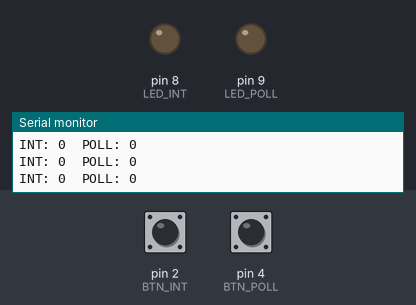
Recording of a sketch running on a simulated Arduino Uno, built with avr-gcc and run on an emulated ATmega328P. On the bench: output pins drawn as LEDs (lit = HIGH), the last lines printed to the serial monitor. Dashed ring = blinking. The inputs (shaded band) are chosen by the test bench; at power-on: pin 4 (BTN_POLL) HIGH, pin 2 (BTN_INT) HIGH.

Above: at 1.2 s.
1.3 s: pin 4 (BTN_POLL) pulled LOW for 1 s
At 1.4 s:
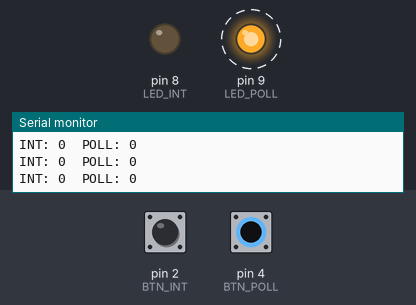
4.3 s: pin 2 (BTN_INT) pulled LOW for 0.15 s
At 5.5 s:
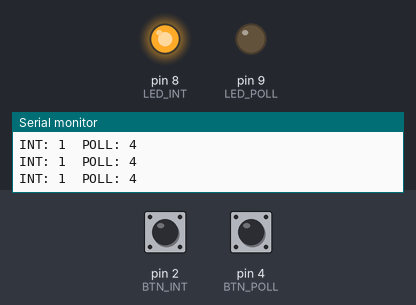
5.9 s: pin 4 (BTN_POLL) pulled LOW for 0.15 s
At 6.01 s:
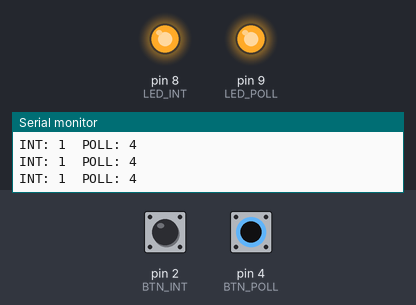
7.6 s: pin 4 (BTN_POLL) pulled LOW for 3.2 s
At 7.71 s:
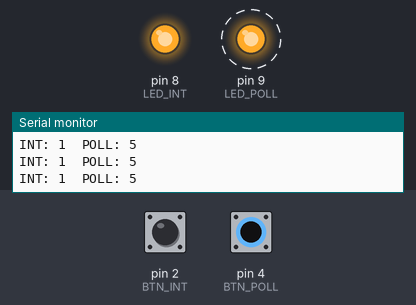
12.3 s: pin 2 (BTN_INT) pulled LOW for 1 s
At 13.5 s:
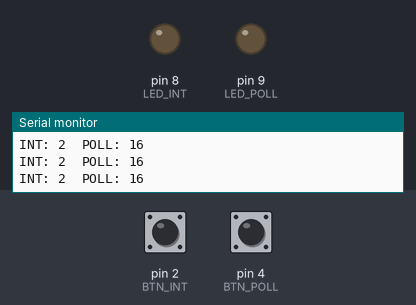
Timing chart, 0 to 15.3 s (numbered marks = the images above; inputs shaded):
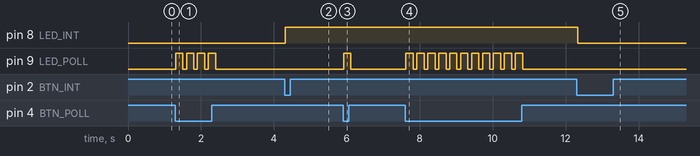

Measured:
- after the input at 1.3 s, pin 9 (LED_POLL): alternates HIGH for 0.20 s and LOW for 0.10 s, 8 changes in all, then stays LOW, starting at once
- after the input at 4.3 s, pin 8 (LED_INT): LOW → HIGH at once
- after the input at 5.9 s, pin 9 (LED_POLL): LOW → HIGH at once, → LOW 0.20 s later
- after the input at 7.6 s, pin 9 (LED_POLL): alternates HIGH for 0.20 s and LOW for 0.10 s, 22 changes in all, then stays LOW, starting at once
- after the input at 12.3 s, pin 8 (LED_INT): HIGH → LOW at once

The sketch:

practica5-3.ino
```cpp
const int BTN_INT = 2;   // interrupción
const int BTN_POLL = 4;  // polling
const int LED_INT = 8;
const int LED_POLL = 9;

volatile int cntInt = 0;
int cntPoll = 0;

void ISR_boton() { cntInt++; }

void setup() {
  pinMode(BTN_INT, INPUT_PULLUP);
  pinMode(BTN_POLL, INPUT_PULLUP);
  pinMode(LED_INT, OUTPUT);
  pinMode(LED_POLL, OUTPUT);
  attachInterrupt(digitalPinToInterrupt(BTN_INT), ISR_boton, FALLING);
  Serial.begin(9600);
}

void loop() {
  // Polling: solo detecta si el botón está presionado en este instante
  if (digitalRead(BTN_POLL) == LOW) {
    cntPoll++;
    digitalWrite(LED_POLL, HIGH);
    delay(200);
    digitalWrite(LED_POLL, LOW);
  }

  digitalWrite(LED_INT, cntInt % 2);
  Serial.print("INT: "); Serial.print(cntInt);
  Serial.print("  POLL: "); Serial.println(cntPoll);
  delay(100);
}
```
